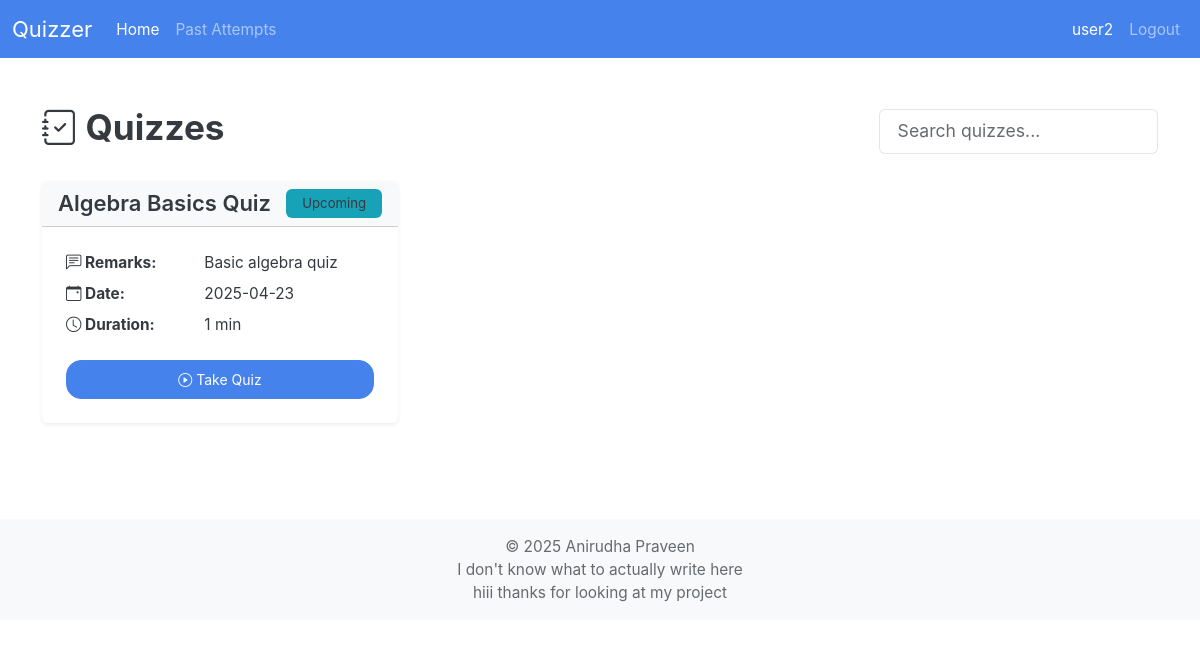
Page /user/ (signed in) on the committed database.
### models/models.py (models this page shows, shortened)
class User(db.Model, UserMixin):
    __tablename__ = "user"
    user_id: Mapped[id_pk]
    username: Mapped[str] = mapped_column(unique=True)
    password: Mapped[str]
    quiz_attempts: Mapped[List["QuizAttempt"]] = relationship(
        back_populates="user", cascade="all,delete-orphan"
    )

class Quiz(db.Model):
    __tablename__ = "quiz"
    quiz_id: Mapped[id_pk]
    quiz_name: Mapped[str]
    chapter_id: Mapped[int]
    subject_id: Mapped[int]
    date: Mapped[Optional[date]]
    duration: Mapped[Optional[int]]  # minutes? hopefully
    remarks: Mapped[str]
    total_marks: Mapped[int] = mapped_column(default=0)
    questions: Mapped[List["Question"]] = relationship(
        back_populates="quiz", cascade="all,delete-orphan"
    )
    quiz_attempts: Mapped[List["QuizAttempt"]] = relationship(
        back_populates="quiz", cascade="all,delete-orphan"
    )
    chapter: Mapped["Chapter"] = relationship(back_populates="quizzes") # maybe change this
    __table_args__ = (
        ForeignKeyConstraint(
            ['subject_id', 'chapter_id'],  # Composite foreign key
            ['chapter.subject_id', 'chapter.chapter_id']
        ),
    )

### routes/user_routes.py (the view)
@user_bp.route("/", methods=["GET"])
def home():
    upcoming_quizzes = db.session.scalars(select(Quiz).where(Quiz.date >= date.today()))
    quiz = select_quiz(2)
    return render_template("user/home.html", upcoming_quizzes=upcoming_quizzes)

### app.py (called while the page is built)
@app.template_global()
def is_active(page_name):
    return "active" if request.endpoint == page_name else ""

### routes/__init__.py (called while the page is built)
def init_login_manager(app):
    login_manager = LoginManager()
    login_manager.init_app(app)
    login_manager.login_view = "auth.login"  # goes to the login() function in auth_bp
    @login_manager.user_loader
    def load_user(user_id):
        return db.session.scalar(select(User).where(User.user_id == user_id))

### routes/user_routes.py (called while the page is built)
@user_bp.before_request  # makes it so you have to be logged in to access, and allows admin to access it too to test :)
@login_required
def user_required():
    pass

### utils/db_utils.py (called while the page is built)
def select_quiz(quiz_id):
    return db.session.scalar(select(Quiz).where(Quiz.quiz_id == quiz_id))

### templates/user/home.html
{% extends "base.html" %} {% block title %} Quiz Dashboard {% endblock %} {%
block body %} {% include "user/nav.html" %}
<div class="container py-5">
  <div class="d-flex justify-content-between align-items-center mb-4">
    <h2 class="fw-bold"><i class="bi bi-journal-check"></i> Quizzes</h2>
    <input
      type="text"
      id="searchInput"
      class="form-control w-25"
      placeholder="Search quizzes..."
      onkeyup="searchContentUser()"
    />
  </div>
  <div
    class="row row-cols-1 row-cols-md-2 row-cols-lg-3 g-4 mb-5"
    id="quizList"
  >
    {% if upcoming_quizzes %} {% for quiz in upcoming_quizzes %}
    <div class="col quiz-card">
      <div class="card shadow-sm border-0 h-100">
        <div
          class="card-header bg-light d-flex justify-content-between align-items-center"
        >
          <h5 class="fw-semibold mb-0">{{ quiz.quiz_name }}</h5>
          <span class="badge bg-info text-dark">Upcoming</span>
        </div>
        <div class="card-body p-4 d-flex flex-column justify-content-between">
          <div>
            <dl class="row mb-0 small">
              <dt class="col-sm-5">
                <i class="bi bi-chat-left-text"></i> Remarks:
              </dt>
              <dd class="col-sm-7">{{ quiz.remarks }}</dd>
              {% if quiz.date %}
              <dt class="col-sm-5">
                <i class="bi bi-calendar-event"></i> Date:
              </dt>
              <dd class="col-sm-7">{{ quiz.date }}</dd>
              {% endif %} {% if quiz.duration %}
              <dt class="col-sm-5"><i class="bi bi-clock"></i> Duration:</dt>
              <dd class="col-sm-7">{{ quiz.duration }} min</dd>
              {% endif %}
            </dl>
          </div>
          <div class="mt-3 text-center">
            <a href="{{ url_for('user.quiz', quiz_id=quiz.quiz_id) }}">
              <button class="btn btn-primary w-100">
                <i class="bi bi-play-circle"></i> Take Quiz
              </button>
            </a>
          </div>
        </div>
      </div>
    </div>
    {% endfor %} {% else %}
    <p class="text-muted text-center">No upcoming quizzes available.</p>
    {% endif %}
  </div>
</div>
{% endblock %}

### templates/user/nav.html (shortened to what this page needs)
<nav class="navbar navbar-expand-lg bg-primary" data-bs-theme="dark">
  <div class="container-fluid">
    <a class="navbar-brand" href="#">Quizzer</a>
    <div class="collapse navbar-collapse" id="navbarColor01">
      <ul class="navbar-nav me-auto">
        <li class="nav-item">
          <a
            class="nav-link {{ is_active('user.home') }}"
            href="{{ url_for('user.home') }}"
            >Home</a
          >
        </li>
        <li class="nav-item">
          <a
            class="nav-link {{ is_active('user.history')}} {{is_active('user.results')}}"
            href="{{url_for('user.history')}}"
            >Past Attempts</a
          >
        </li>
      </ul>
      <ul class="navbar-nav">
        <li class="nav-item">
          <a class="nav-link active"> {{current_user.username}}</a>
        </li>
        <li class="nav-item">
          <a class="nav-link" href="{{url_for('auth.logout')}}"> Logout </a>
        </li>
      </ul>
    </div>
  </div>
</nav>

### rows in the picture
User: username "user2"
Quiz: quiz_name "Algebra Basics Quiz", remarks "Basic algebra quiz", date "2025-04-23", duration "1"
